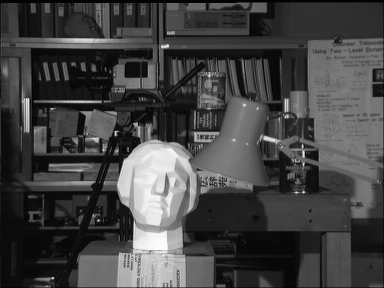
#> input picture seminars/seminar_08/data/tsukuba_l.png, 384 x 288 px
$ jupyter execute Seminar_8.ipynb   (shell and % lines are left out)
#> lines starting #> are read from the running program, lines starting #| are printed output that depends on the picture
# Семинар 8 - Алгоритмы анализа стереопар изображений

***

Полезные материалы:

- [First Principles of Computer Vision - Camera Calibration | Uncalibrated Stereo](https://youtube.com/playlist?list=PL2zRqk16wsdoCCLpou-dGo7QQNks1Ppzo&si=iXEBEehuQr-IgIVC) - плейлист с серией лекций по калибровке камеры и стереозрению
- [Simple Stereo | Camera Calibration](https://youtu.be/hUVyDabn1Mg?si=HmalQZKI9ytoyxPn) - лекция из плейлиста выше, в которой доступно раскрывается тема данного семинара

На этом семинаре будет разобрана тема стереозрения, которая заключается в применении нескольких видов камер для получения информации о глубине обзора. Используя стереозрение, можно определить местоположение точки в мире по ее изображениям в разных ракурсах камеры.

Термин охватывает многие приложения, работающие с несколькими видами отслеживаемого объекта под разными углами. Это могут быть стереокамеры, которые имеют несколько камер на одних и тех же устройствах, или разные виды с разных устройств.

1. **3D реконструкция с нескольких ракурсов**: знаем параметры калибровки каждой из камер, необходимо найти положение 3D объекта в мировых координатах.

2. **Оценка на основе движения (Structure From Motion)**: не знаем параметры калибровки, необходимо одновременно восстановить и координаты, и калибровку.

Первая задача проще в своей постановке, рассмотрим ее.

## Моно/Стерео зрение

_Источник изображений: https://github.com/polygon-software/python-visual-odometry_

**Идея:** можем найти пересечение лучей, исходящих из разных камер, и по параметрам камеры определить расстояние до объекта. Вы можете ощутить эффект стереовидения на основе своих глаз. Поставьте палец перед глазами. Закройте один глаз, потом другой глаз. Вы заметите, что пальцы, кажется, прыгают слева направо. Это наблюдаемое горизонтальное смещение называется диспаратностью (расхождением, disparity).

Рассмотрим более простой случай с выровненными (ректифицированными) камерами.

## Вопрос 1

Зная $f$ (фокальное расстояние камер), $b$ (расстояние между камерами), $u_l$, $u_r$, определить расстояние до объекта $Z_{p}$.

**Ответ:**

$$Z_{p} = \frac{f * b}{u_l = u_r}$$

Эта формула является прямым следствием подобия треугольников, формирующихся между камерами, объектом и его проекциями на каждую из камер.

## Расчет диспаратности с помощью OpenCV

[cell 1]
import numpy as np
import cv2
from matplotlib import pyplot as plt

imgL = cv2.imread('data/tsukuba_l.png',0)
#> imgL is the input picture: shape (288, 384); min 0, max 252, mean 67.6
imgR = cv2.imread('data/tsukuba_r.png',0)
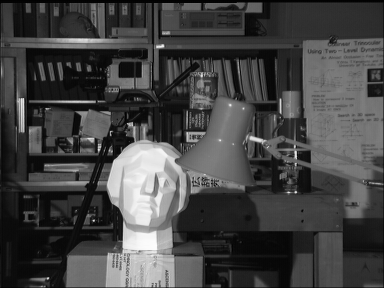
#> input picture seminars/seminar_08/data/tsukuba_r.png, 384 x 288 px
#> imgR is the input picture: shape (288, 384); min 0, max 253, mean 68

fig, ax = plt.subplots(1, 2, figsize=(10, 5))

ax[0].imshow(imgL, cmap="gray")
ax[1].imshow(imgR, cmap="gray");
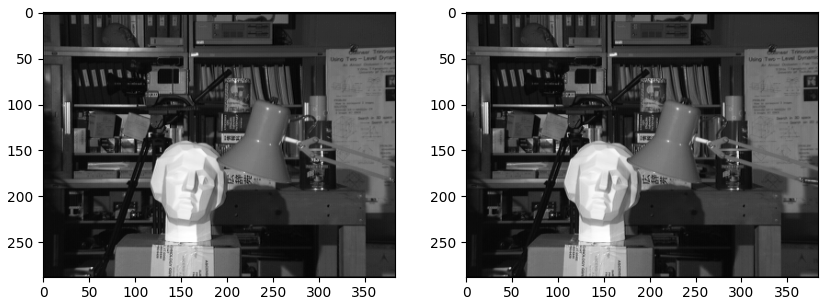
#> figure drawn by matplotlib, 2 panels

### cv2.StereoBM_create

https://docs.opencv.org/4.5.0/d9/dba/classcv_1_1StereoBM.html#a04fdf00525f82fe708d556e2cd359004

Чем меньше `blockSize` - тем детальнее карта диспаратности, однако и количество шума растет.

[cell 2]
stereo = cv2.StereoBM_create(
    numDisparities=16,  # search range for each pixel
    blockSize=5,       # linear size of the blocks
)
disparity = stereo.compute(imgL, imgR)
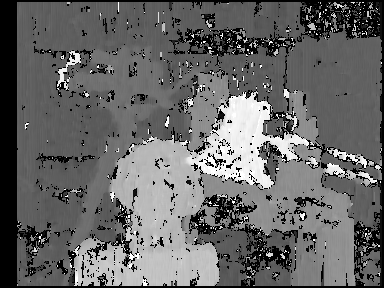
#> disparity: shape (288, 384) int16; min -16, max 240, mean 87.7; drawn with min black and max white

plt.imshow(disparity, cmap='gray');

При слишком больших значениях `blockSize` шум отсутствует, однако детализация крайне низка:

[cell 3]
stereo = cv2.StereoBM_create(
    numDisparities=16,  # search range for each pixel
    blockSize=31,       # linear size of the blocks
)
disparity = stereo.compute(imgL, imgR)
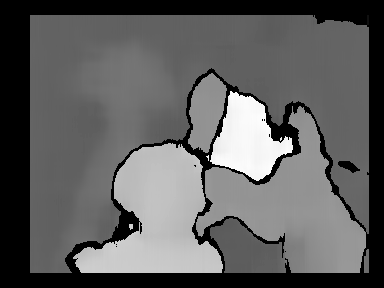
#> disparity: shape (288, 384) int16; min -16, max 231, mean 76.4; drawn with min black and max white

plt.imshow(disparity, cmap='gray');

[cell 4]
stereo = cv2.StereoBM_create(
    numDisparities=16,  # search range for each pixel
    blockSize=15,       # linear size of the blocks
)
disparity = stereo.compute(imgL, imgR)
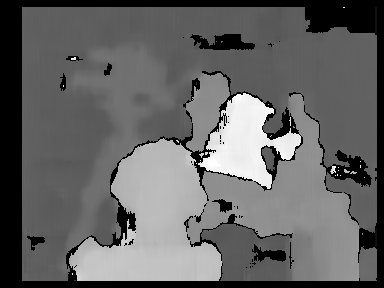
#> disparity: shape (288, 384) int16; min -16, max 240, mean 85.2; drawn with min black and max white

plt.imshow(disparity, cmap='gray');

## Задание 1 - реализация алгоритма расчета диспаратности

Рассмотрим базовый жадный алгоритм наилучшего соответсвия (winner takes all, WTA) между изображениями с помощью блоков и метрики близости (sum of absolute difference, SAD).

**Заполните пропуски в коде**

[cell 5]
import numpy as np

def compare_blocks(block_left: np.array, block_right: np.array) -> float:
    '''
    Takes blocks from left/right image and returns the sum of absolute differences.
    '''
    # Ensure the blocks are the same shape
    assert block_left.shape == block_right.shape, 'Blocks are not equal'

    # Calculate Sum of Absolute Differences (SAD)
    sad = np.sum(np.abs(block_left - block_right))
    return sad

def get_disparity(imgL: np.array, imgR: np.array, numDisparities: int, blockSize: int) -> np.array:
#> called with numDisparities = 16, blockSize = 15
    assert imgL.shape == imgR.shape, 'Images are not equal'

    H, W = imgL.shape
#> H = 288; W = 384
    disparity_map = np.zeros_like(imgL)

    half_block_size = blockSize // 2

    for i in range(half_block_size, H - half_block_size):
        for j in range(half_block_size, W - half_block_size):

            # Extract the block from the left image
            block_left = imgL[i - half_block_size:i + half_block_size + 1,
                              j - half_block_size:j + half_block_size + 1]

            min_sad = np.inf
            min_k = 0

            for k in range(numDisparities):
                j_right = j - k

                # Check bounds for the right image
                if j_right - half_block_size >= 0:
                    block_right = imgR[i - half_block_size:i + half_block_size + 1,
                                       j_right - half_block_size:j_right + half_block_size + 1]

                    sad = compare_blocks(block_left, block_right)

                    if sad < min_sad:
                        min_sad = sad
                        min_k = k

            # The disparity for the current pixel
            disparity_map[i, j] = min_k
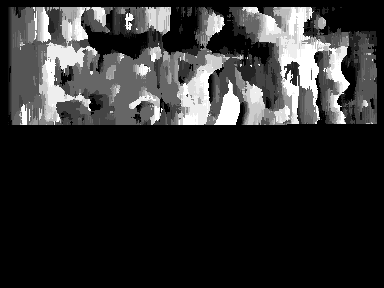
#> disparity_map: shape (288, 384); min 0, max 15, mean 2.62; drawn with min black and max white

    return disparity_map
